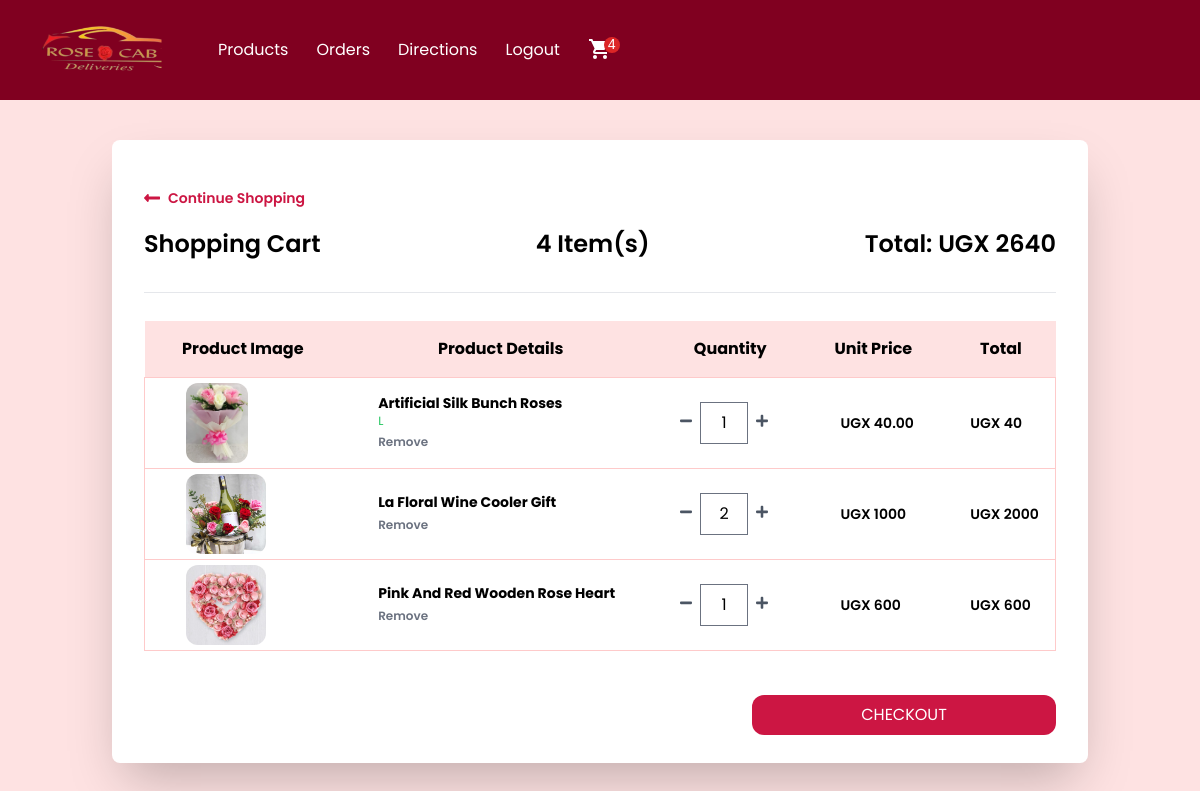
The page /cart/ (signed in) on the database as committed earlier.
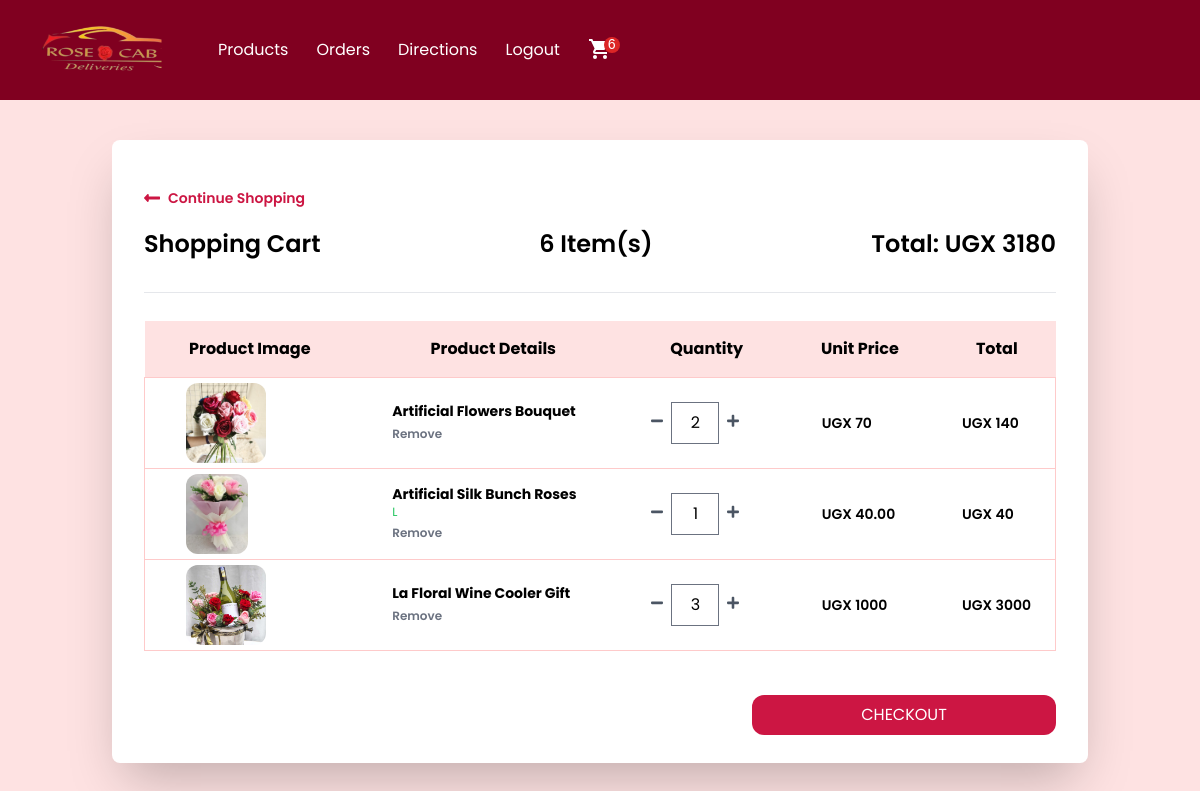
The same page on the database as committed later.
### order/models.py (models this page shows, shortened)
class Order(models.Model):
    PAYMENT_CHOICES = (("cash", "cash"), ("online", "online"))
    DELIVERY_CHOICES = (("delivery", "delivery"), ("carryout", "carryout"))
    transaction_id = models.UUIDField(
        primary_key=True, default=uuid.uuid4, editable=True
    )
    customer = models.ForeignKey(Customer, on_delete=models.CASCADE)
    STATUS =(
        ('Pending','Pending'),
        ('Order Confirmed','Order Confirmed'),
        ('Out for Delivery','Out for Delivery'),
        ('Delivered','Delivered'),
    )
    status=models.CharField(max_length=50,null=True,choices=STATUS,default='Pending')
    date_ordered = models.DateTimeField(auto_now_add=True)
    date_modified = models.DateTimeField(auto_now=True)
    complete = models.BooleanField(default=False)
    paid = models.BooleanField(default=False)
    payment_method = models.CharField(max_length=10, choices=PAYMENT_CHOICES)
    delivery_method = models.CharField(max_length=10, choices=DELIVERY_CHOICES)
    shipping = models.ForeignKey(
        "ShippingAddress", on_delete=models.SET_NULL, blank=True, null=True
    )
    pickup = models.ForeignKey(
        "PickUpDetail", on_delete=models.SET_NULL, blank=True, null=True
    )
    coupon = models.ForeignKey(
        "Coupon", on_delete=models.SET_NULL, blank=True, null=True
    )
    email = models.EmailField(max_length=70, null=True, blank=True)
    phone = models.CharField(max_length=20, null=True, blank=True)
    @property
    def get_cart_subtotal(self):
        order_items = self.orderitem_set.all()
        total = sum([item.get_total for item in order_items])
        return total
    get_cart_subtotal.fget.short_description = "Subtotal"
    @property
    def get_cart_total(self):
        total = self.get_cart_subtotal
        if self.coupon:
            total = total - self.get_coupon_value
        return total
    get_cart_total.fget.short_description = "Total"
    @property
    def get_cart_items(self):
        order_items = self.orderitem_set.all()
        total = sum([item.quantity for item in order_items])
        return total
    get_cart_items.fget.short_description = "# Items"
    @property
    def get_coupon_value(self):
        if self.coupon:
            if self.coupon.discount_type == "Percent":
                coupon_value = round(
                    self.get_cart_subtotal * self.coupon.discount_amount / 100, 2
                )
            else:
                coupon_value = self.coupon.discount_amount
        else:
            coupon_value = None
        return coupon_value
    get_coupon_value.fget.short_description = "Coupon"

class OrderItem(models.Model):
    product = models.ForeignKey(Product, on_delete=models.CASCADE)
    order = models.ForeignKey(Order, on_delete=models.CASCADE)
    variation = models.ForeignKey(
        ProductVariant, on_delete=models.SET_NULL, blank=True, null=True
    )
    quantity = models.IntegerField(default=0)
    date_added = models.DateTimeField(auto_now_add=True)
    @property
    def get_total(self):
        if self.product.has_variants:
            total = self.variation.price * self.quantity
        else:
            total = self.product.price * self.quantity
        return total
    get_total.fget.short_description = "Total"
    def image_tag(self):
        return mark_safe(
            f'<img src="{self.product.image.url}" width="100" height="100" />'
        )
    image_tag.short_description = "Image"

### store/models.py (models this page shows, shortened)
class Product(models.Model):
    id = models.UUIDField(primary_key=True, default=uuid.uuid4, editable=False)
    name = models.CharField(max_length=100)
    price = models.DecimalField(max_digits=6, decimal_places=2, blank=True, null=True)
    desc = models.TextField(max_length=500, blank=True, null=True)
    image = models.ImageField(blank=True, upload_to="images")
    created_at = models.DateField(auto_now_add=True)
    updated_at = models.DateField(auto_now=True)
    product_category = models.ForeignKey(
        "Category", on_delete=models.CASCADE, null=True, blank=True
    )
    class Meta:
        ordering = ("product_category",)
    def image_tag(self):  # pragma: no cover
        if self.image:
            return mark_safe(f'<img src="{self.image.url}" width="100" height="100" />')
    image_tag.short_description = "Image"
    @property
    def has_variants(self):
        if self.productvariant_set.count() > 0:
            return True
        else:
            return False

class ProductVariant(models.Model):
    title = models.CharField(max_length=100, blank=True, null=True)
    product = models.ForeignKey(Product, on_delete=models.CASCADE)
    size = models.ForeignKey(Size, on_delete=models.CASCADE)
    price = models.DecimalField(max_digits=6, decimal_places=2)

class Size(models.Model):
    name = models.CharField(max_length=20, blank=True, null=True, unique=True)

### order/views.py (the view)
# urls.py: path("cart/", views.cart, name="cart"),
def cart(request):
    try:
        customer = get_customer_or_guest(request)
    except:
        return redirect("store:products")
    customer_order = Order.objects.filter(customer=customer, complete=False)
    if customer_order.exists():
        customer_items = OrderItem.objects.filter(order_id__in=customer_order).order_by(
            "product__name", "-variation__size"
        )
        customer_order = customer_order[0]
    else:
        customer_order, customer_items = None, None
    context = {
        "order": customer_order,
        "items": customer_items,
    }
    return render(request, "order/cart.html", context)

### order/views.py (called while the page is built)
def get_customer_or_guest(request):
    if request.user.is_authenticated:
        customer = request.user.customer
    else:
        customer, created = Customer.objects.get_or_create(
            device=request.COOKIES["device"]
        )
    return customer

### store/context_processors.py (called while the page is built, shortened)
def get_cart_quantity(request):
    if request.user.is_authenticated:
        try:
            customer = request.user.customer
        except:
            number_of_items = 0
    try:
        customer_order = Order.objects.filter(customer=customer, complete=False)[0]
        number_of_items = customer_order.get_cart_items
    except:
        number_of_items = 0
    return {"cart_quantity": number_of_items}

### templates/order/cart.html (shortened to what this page needs)
 {% extends "store/navbar.html" %}
  {% block content %}
  {% if not items %}
  <div class="container mx-auto mt-10">
    <div class="w-full bg-white p-10 text-center">
      <h2 class="font-bold">Your cart is empty</h2>
      <div>
        <a id="links" href="{% url 'store:products' %}" class="flex font-semibold text-sm my-5 w-1/4">
          <svg class="fill-current mr-2 w-4" viewBox="0 0 448 512">
            <path
              d="M134.059 296H436c6.627 0 12-5.373 12-12v-56c0-6.627-5.373-12-12-12H134.059v-46.059c0-21.382-25.851-32.09-40.971-16.971L7.029 239.029c-9.373 9.373-9.373 24.569 0 33.941l86.059 86.059c15.119 15.119 40.971 4.411 40.971-16.971V296z" />
          </svg>
          Continue Shopping
        </a>
      </div>
    </div>
  </div>
  {% else %}
  <div class="container mx-auto mt-10">
    <div class="sm:px-6 w-full">
      <div class="bg-white shadow-2xl rounded-lg py-4 md:py-7 px-4 md:px-8 xl:px-10">
        <div class="flex justify-start">
          <a id="links" href="{% url 'store:products' %}" class="flex font-semibold text-sm my-5 w-1/4">
            <svg class="fill-current mr-2 w-4" viewBox="0 0 448 512">
              <path
                d="M134.059 296H436c6.627 0 12-5.373 12-12v-56c0-6.627-5.373-12-12-12H134.059v-46.059c0-21.382-25.851-32.09-40.971-16.971L7.029 239.029c-9.373 9.373-9.373 24.569 0 33.941l86.059 86.059c15.119 15.119 40.971 4.411 40.971-16.971V296z" />
            </svg>
            Continue Shopping
          </a>
        </div>
        <div class="md:flex-col flex-row items-center justify-between">
          <div class="flex flex-col sm:flex-row items-center justify-between border-b pb-8">
            <div>
              <h1 class="font-semibold text-2xl">Shopping Cart</h1>
            </div>
            <div class="md:ml-4 mt-4 md:mt-0">
              <h2 class="font-semibold text-2xl">{{order.get_cart_items}} Item(s)</h2>
            </div>
            <div class="md:ml-4 mt-4 md:mt-0">
              <h2 class="font-semibold text-2xl">Total: UGX&nbsp;{{order.get_cart_subtotal|floatformat:0}}</h2>
            </div>
          </div>
        </div>
        <div class="mt-7 overflow-x-auto">
          <table class="w-full shadow whitespace-nowrap">
            <thead
              class="border-b border-neutral-200 bg-red-100 font-medium dark:border-white/10 dark:text-neutral-800">
              <tr>
                <th scope="col" class=" px-6 py-4">Product Image</th>
                <th scope="col" class=" px-6 py-4">Product Details</th>
                <th scope="col" class=" px-6 py-4">Quantity</th>
                <th scope="col" class=" px-6 py-4">Unit Price</th>
                <th scope="col" class=" px-6 py-4">Total</th>
              </tr>
            </thead>
            <tbody>
              {% for item in items %}
              <tr tabindex="0" class="focus:outline-none h-16 border border-red-200 hover:bg-red-50 rounded-md">
                <td>
                  <div class="ml-10 mt-1 mb-1 ">
                    <div class="w-20">
                      <img class="h-20 rounded-xl" src="{{item.product.image.url}}" alt="" />
                    </div>
                  </div>
                </td>
                <td class="">
                  <div class="flex items-center pl-5">
                    <div class="flex flex-col justify-between ml-4 flex-grow">
                      <span class="font-bold text-sm">{{ item.product.name|title }}</span>
                      <span class="text-green-500 text-xs">{{item.variation.size.name}}</span>
                      <form action="{% url 'order:remove-from-cart' item.id %}" method="post">
                        <button type="submit" class="font-semibold hover:text-red-500 text-gray-500 text-xs">
                          Remove
                        </button>
                      </form>
                    </div>
                  </div>
                </td>
                <td class="pl-5">
                  <div class="flex items-center">
                    <form action="{% url 'order:reduce-product-quantity' item.pk %}" method="post">
                      <button type="submit">
                        <svg class="fill-current text-gray-600 w-3" viewBox="0 0 448 512">
                          <path
                            d="M416 208H32c-17.67 0-32 14.33-32 32v32c0 17.67 14.33 32 32 32h384c17.67 0 32-14.33 32-32v-32c0-17.67-14.33-32-32-32z" />
                        </svg>
                      </button>
                    </form>
                    <input class="quantity mx-2 border text-center w-12" type="number" value="{{item.quantity}}" min="1"
                      oninput="validity.valid||(value='');" id="{{item.pk}}" />
                    <form action="{% url 'order:increase-product-quantity' item.pk %}" method="post">
                      <button type="submit">
                      </button>
                    </form>
                  </div>
                </td>
                <td class="pl-10">
                  <h1 class="text-center w-1/5 font-semibold text-sm">
                    UGX&nbsp;{% firstof item.variation.price item.product.price|floatformat:0 %}
                  </h1>
                </td>
                <td class="pl-6">
                  <span class="text-center w-1/5 font-semibold text-sm">UGX&nbsp;{{item.get_total|floatformat:0}}</span>
                </td>
              </tr>
              {% endfor %}
            </tbody>
          </table>
        </div>
        <br>
        <div class="mt-5">
          <form action="{% url 'order:checkout' %}" method="POST">
            <button id="add-cart-btn"
              type="submit"
              class="rounded-xl w-1/3 py-2 mt-2 uppercase flex items-center justify-center ml-auto"
            >
              Checkout
            </button>
          </form>
        </div>
      </div>
    </div>
  </div>
  {% endif %}
  {% endblock %}

### templates/store/navbar.html (shortened to what this page needs)
{% load static %}
<!DOCTYPE html>
<html lang="en">
<head>
  <script src="https://cdn.tailwindcss.com"></script>
  <link href="https://cdnjs.cloudflare.com/ajax/libs/font-awesome/5.10.0/css/all.min.css" rel="stylesheet">
  <link rel="stylesheet" href="{% static 'store/src/styles.css' %}" />
  <link rel="stylesheet" href="{% static 'store/src/customStyles.css' %}" />
  <link rel="stylesheet" href="//cdnjs.cloudflare.com/ajax/libs/timepicker/1.3.5/jquery.timepicker.min.css" />
</head>
<body class="m-0 p-0 bg-red-100">
  <nav class="sticky top-0 text-white" style="background-color:#800020; font-family: 'Poppins', sans-serif;">
    <div class="container px-4 md:flex items-center gap-6">
      <div class="flex items-center justify-between md:w-auto w-full">
        <a href="{% url 'store:products' %}" class="py-5 px-2 text-white flex-1 font-bold">
          <h1 class="m-0 display-4 text-primary"><span class="text-secondary"><img
            src="{% static 'home/img/rosecab.png' %}" alt="logo" style="height: 60px; width:150px;"></span></h1>
        </a>
      </div>
      <div class="hidden md:flex md:flex-row flex-col items-center md:space-x-1 pb-3 md:pb-0 navigation-menu">
        <a href="{% url 'store:products' %}" class="py-2 px-3 block hover:text-red-200 duration-500 ">Products</a>
        <a href="{% url 'users:my_orders' %}" class="py-2 px-3 block hover:text-red-200 duration-500">Orders</a>
        <a href="{% url 'directions' %}" class="py-2 px-3 block hover:text-red-200 duration-500">Directions</a>
        {% if user.is_authenticated %}
        <a href="{% url 'users:logout' %}" class="py-2 px-3 block hover:text-red-200 duration-500">Logout</a>
        {% else %}
        <a href="{% url 'users:login' %}" class="py-2 px-3 block hover:text-red-200 duration-500">Log In</a>
        <a href="{% url 'users:register' %}" class="py-2 px-3 block hover:text-red-200 duration-500"> Register</a>
        {% endif %}
        <div class="py-2 px-3 pt-5 shrink-0">
            <a href="{% url 'order:cart' %}" role="button" class="relative inline-block">
              <span class="cart-count absolute top-0 right-0 bg-red-600 w-4 h-4 rounded-full text-white font-mono text-sm leading-tight text-center">{{cart_quantity}}</span>
          </a>
        </div>
    </div>
    </div>
  </nav>
{% block content %} {% endblock %}
</body>
</html>

### templates/store/navbar.html (style rules this page uses)
body { font-family: "Poppins", sans-serif; }
#add-cart-btn { background-color: rgb(204, 22, 67); color: white; border: none; font-size: 16px; transition: transform 0.6s; }
#links { color:rgb(204, 22, 67); }

Rows that differ between the two databases and show on the page:
removed OrderItem: product.image (picture), product.name "Pink And Red Wooden Rose Heart", quantity "1", variation+product "600", get_total "600"
changed Order: get_cart_items "4" → "6"; get_cart_subtotal "2640" → "3180"
added OrderItem: product.image (picture), product.name "Artificial Flowers Bouquet", quantity "2", variation+product "70", get_total "140"
changed OrderItem "La Floral Wine Cooler Gift": quantity "2" → "3"; get_total "2000" → "3000"
Other text that changed with them:
{{ cart_quantity }}: "4" → "6"
